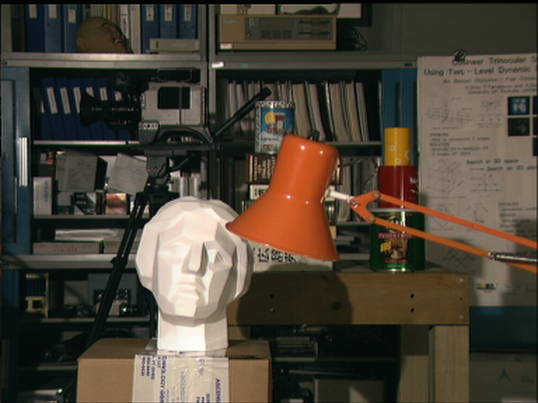
#> input picture opencv/ch45-立体图像中的深度地图/tsukuba_l.png, 538 x 403 px, found by its file name
$ python code.py
#> lines starting #> are read from the running program, lines starting #| are printed output that depends on the picture

"""
code.py:
下图左侧为原始图像 右侧为深度图像。
如图所示 结果中有很大的噪音。
通过调整 numDisparities 和 blockSize 的值 我们会得到更好的结果。
"""

import numpy as np
import cv2
from matplotlib import pyplot as plt

imgL = cv2.imread('ch45-立体图像中的深度地图/tsukuba_l.png', 0)
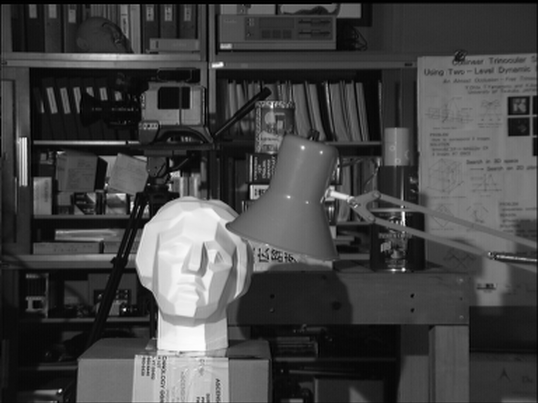
#> imgL: shape (403, 538); min 0, max 255, mean 68.6
imgR = cv2.imread('ch45-立体图像中的深度地图/tsukuba_r.png', 0)
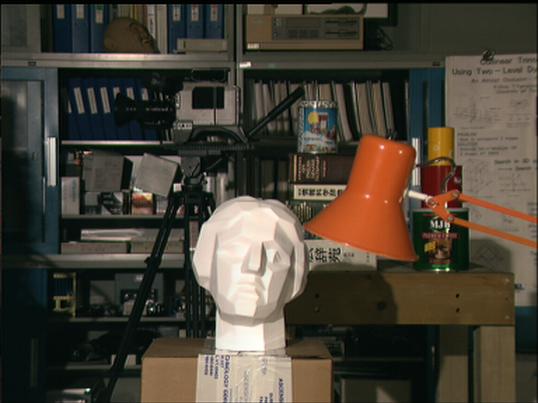
#> input picture opencv/ch45-立体图像中的深度地图/tsukuba_r.png, 538 x 403 px, found by its file name
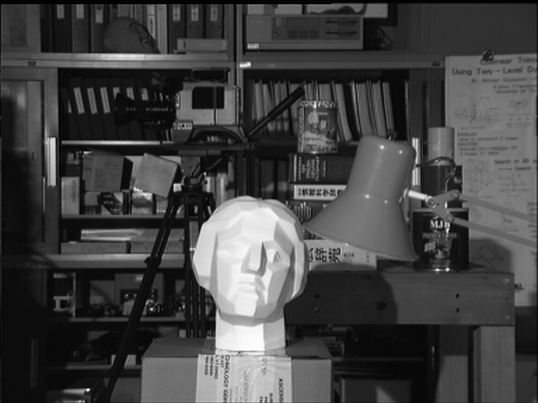
#> imgR: shape (403, 538); min 0, max 255, mean 66.8

#参数不对？
# stereo = cv2.StereoBM_create(numDisparities=16, blockSize=15)
stereo = cv2.StereoBM_create(numDisparities=16, blockSize=21)
disparity = stereo.compute(imgL, imgR)
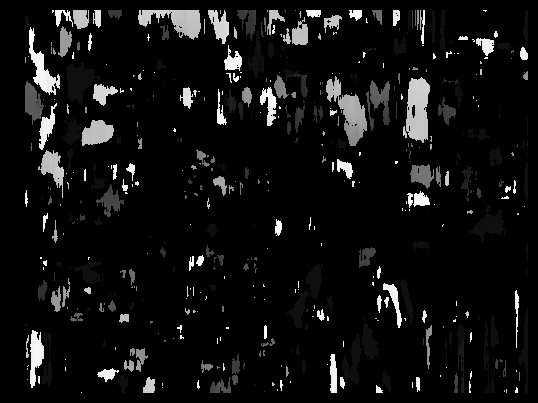
#> disparity: shape (403, 538) int16; min -16, max 240, mean 0.8; drawn with min black and max white

#不行
plt.imshow(disparity, 'gray')
plt.show()

# cv2.imshow('disparity',disparity)
# cv2.waitKey(0)
